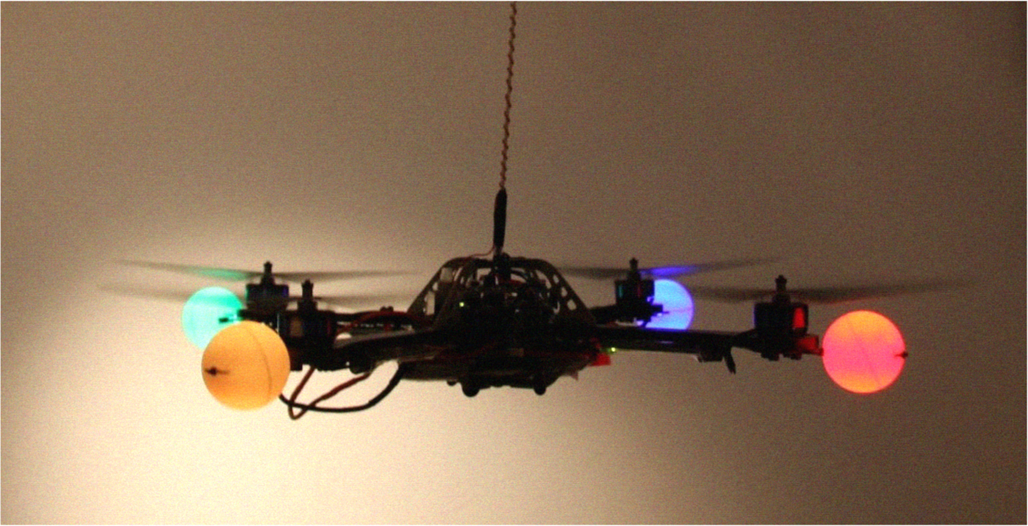
//> input picture computervision/leddetection/quadLed.png, 1028 x 526 px
$ ./leddetection   (built with g++ and OpenCV 4)
//> lines starting //> are read from the running program, lines starting //| are printed output that depends on the picture; after the words box and inside, x2 and y2 are one past the last pixel; in counts of white or black regions, pixels touching at a corner belong together
#include "opencv2/core/core.hpp"
#include "opencv2/highgui/highgui.hpp"
#include "opencv2/imgproc/imgproc.hpp"
#include "iostream"
#include <stdio.h>
#include <unistd.h>     // UNIX standard function definitions
#include <fcntl.h>      // File control definitions
#include <errno.h>      // Error number definitions
#include <termios.h>    // POSIX terminal control definitions

#define DEBUG 1

//Cropped area size.
#define SQUARE_SIZE 200
#define CROPMIDPOINT 100

#define OPEN_CLOSE 1 //1 uses and opening procedure, 0 uses a closing procedure.
#define YUV_RGB 0 //1 = YUV, 0 = RGB.

//Canny edge detection threshold, it is quite low due to the low
//brightness of the images.
#define THRESH 60
#define AREA_THRESH 100

#define ELEMENT_TYPE 2
#define ELEMENT_SIZE 4

//Used to access all of the images.
#define ONESCOLUMN 6
#define TENSCOLUMN 5
#define NUMIMAGES 16

//Middle point of images.
#define MIDDLEX 292
#define MIDDLEY 360

//Colours used in image analysis.
#define WHITE 255
#define MANICOLOUR 127

//Size of the images when displayed.
#define WINDOWX 325
#define WINDOWY 400
//First of four image positions.
#define FIRSTPOSX 0
#define FIRSTPOSY 0
//Second of four image positions.
#define SECONDPOSX WINDOWX+5
#define SECONDPOSY 0
//Third of four image positions.
#define THIRDPOSX 0
#define THIRDPOSY WINDOWY+25
//Fourth of four image positions.
#define FOURTHPOSX WINDOWX+5
#define FOURTHPOSY WINDOWY+25


using namespace cv;
using namespace std;

Point brightLoc, mousePos;

char input;
int cnt = 0, i, brightness = 0, contourIndex = 0, intense;

double largestArea, area;

Mat element;
Rect bRect;
Scalar intenseAvg, color[3];

vector<vector<Point> > contours;
vector<Vec4i> hierarchy;
vector<Vec3f> circles;

int USB = open( "/dev/rfcomm0", O_RDWR| O_NOCTTY );

//Function Prototypes

void onMouse(int event, int x, int y, int flags, void* userdata);
void disImage(char* winName, Mat Image, int Position);
int write(char message[10]);

int main(int argc, char** argv) {


	string filename = "quadLed.png";

	//If no argument is given to "./Contours" then MRI1_01.png is used.

	Mat originalImage = imread(filename);
//> originalImage is the input picture: 526 rows x 1028 cols, CV_8UC3; mean B, G, R 89.5, 112, 136.4

	if(YUV_RGB) {
		color[0] = Scalar(255, 255, 255);
		color[1] = Scalar(0, 0, 255);
		color[2] = Scalar(255, 0, 0);
	}
	else {
		color[0] = Scalar(255, 0, 0);
		color[1] = Scalar(0, 255, 0);
		color[2] = Scalar(0, 0, 255);
	}

	if(originalImage.empty()) {
		//Checks that the file can be opened, if it can't, prints "can not open"
		//and end the program
		cout << "can not open " << filename << endl;
		return -1;
	}
	if (DEBUG) {cout << "File Loaded\n\r";}

	element = getStructuringElement(MORPH_ELLIPSE , Size( 2*ELEMENT_SIZE + 1, 2*ELEMENT_SIZE+1 ), Point(ELEMENT_SIZE, ELEMENT_SIZE));

	//Creates the image variables used for this project, one is used for each step
	//to facilitate debugging and understanding the code.
	Mat image = originalImage.clone(), threshImage, reducedImage, grayImage, erodedImage, colourImages[3], yuvImage, edgeImage, contoursImage, blueImage, greenImage, redImage;

	if(YUV_RGB) {
		cvtColor(image, yuvImage, CV_BGR2YCrCb);
		split(yuvImage, colourImages);
		intenseAvg = mean(yuvImage);
	}
	else{
		split(image, colourImages);
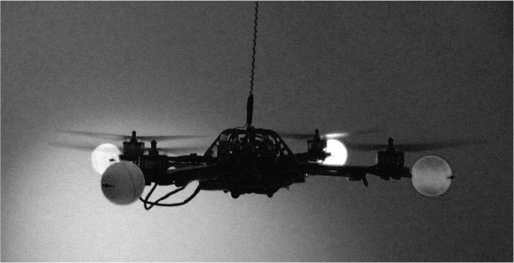
//> colourImages[0]: 526 rows x 1028 cols, CV_8UC1 (shown at 1/2 size); min 0, max 255, mean 89.5
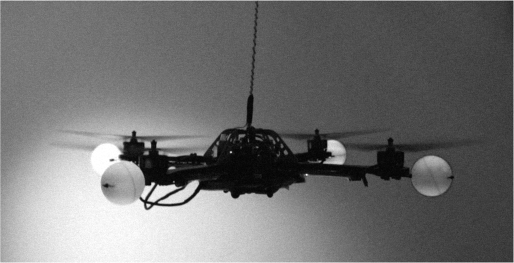
//> colourImages[1]: 526 rows x 1028 cols, CV_8UC1 (shown at 1/2 size); min 0, max 255, mean 112
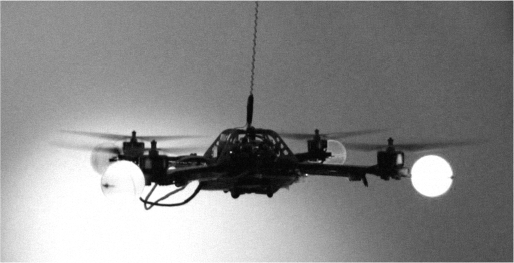
//> colourImages[2]: 526 rows x 1028 cols, CV_8UC1 (shown at 1/2 size); min 0, max 255, mean 136.4
		intenseAvg = mean(image);
//> intenseAvg = Scalar(89.46, 112, 136.4)
		threshold(colourImages[0], blueImage, intenseAvg[0]*1.2, 255, THRESH_TOZERO);
		threshold(colourImages[1], greenImage, intenseAvg[1]*1.2, 255, THRESH_TOZERO);
		threshold(colourImages[2], redImage, intenseAvg[2]*1.2, 255, THRESH_TOZERO);

		//White lights should be reduced, as the markers are distinct colours.
		colourImages[0] = blueImage - greenImage*0.5 - redImage*0.5;
		colourImages[1] = greenImage - blueImage*0.5 - redImage*0.5;
		colourImages[2] = redImage - greenImage*0.5 - blueImage*0.5;
	}

	if (DEBUG) {cout << "Colours Managed" << endl;}

	// grayImage = imread(filename, 0);
	for(int k = YUV_RGB; k <= 2; k++) {
		if (DEBUG) {cout << "Loop: " << k << endl;}
		threshold(colourImages[k], threshImage, intenseAvg[k]*1.2, 255, THRESH_TOZERO);

		if (OPEN_CLOSE) {
			erode(threshImage, erodedImage, element);
			dilate(erodedImage, threshImage, element);
		}
		else {
			dilate(threshImage, erodedImage, element);
			erode(erodedImage, threshImage, element);
		}

		Canny(threshImage, edgeImage, THRESH, 2*THRESH, 3);

		contoursImage = threshImage.clone();
		// contoursImage = edgeImage.clone();

		blur(contoursImage, contoursImage, Size(4,4));

// [11 lines of commented-out code are left out]

		findContours(contoursImage, contours, hierarchy, CV_RETR_EXTERNAL, CV_CHAIN_APPROX_SIMPLE, Point(0,0));

		largestArea = 0;
		area = 0;
		for(int i = 0; i<contours.size(); i++) {
			area = contourArea(contours[i], false);
			if(area > AREA_THRESH) {
				// largestArea = area;
				// contourIndex = i;
				bRect = boundingRect(contours[i]);
				rectangle(originalImage, bRect, color[k]);
			}
		}

		switch(k) {
			case 0:
				disImage((char *)"0 Image", edgeImage, 1);
				break;
			case 1:
				disImage((char *)"1 Image", edgeImage, 2);
				break;
			case 2:
				disImage((char *)"2 Image", edgeImage, 3);
				break;
		}
	}
//> this loop made 3 passes
//> (area, bRect) on passes 1 to 3: (2566.5, Rect(648, 264, 47, 70)), (538, Rect(204, 293, 38, 20)), (5740, Rect(821, 310, 87, 87))
//> pass 1, `Canny(threshImage, edgeImage, THRESH, 2*THRESH, 3);`:
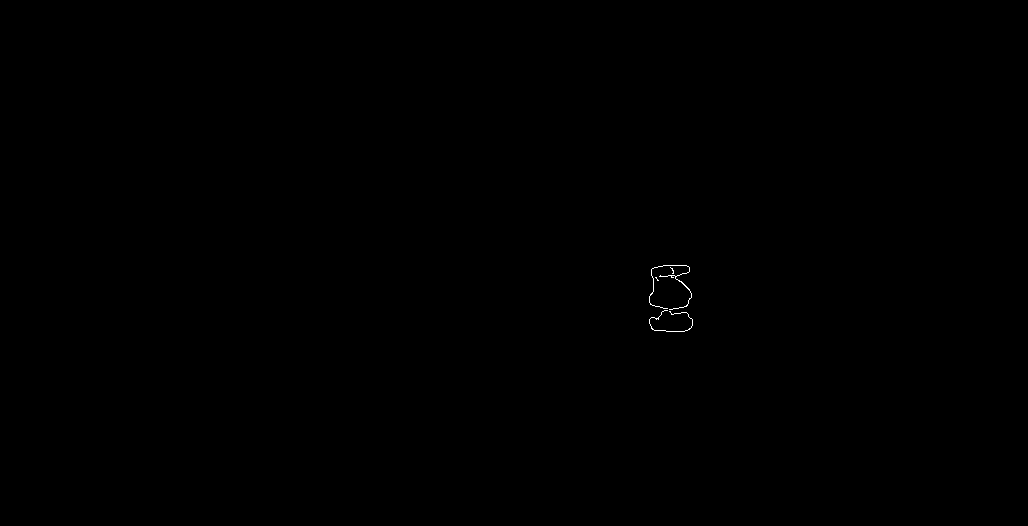
//> edgeImage: 526 rows x 1028 cols, CV_8UC1; 0.06% white in thin lines or dots, all inside (x1, y1, x2, y2) = (649, 265, 693, 332)
//> after the loop:
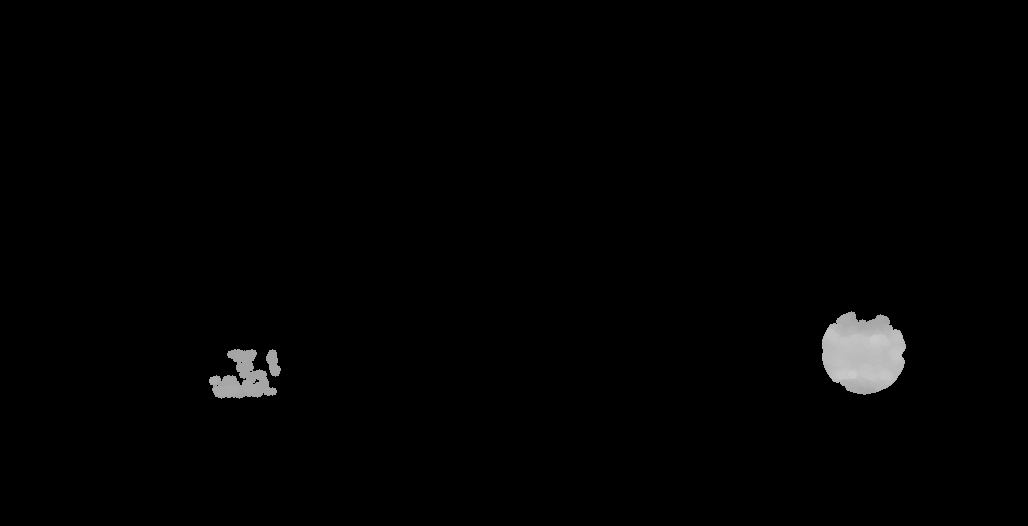
//> threshImage: 526 rows x 1028 cols, CV_8UC1; min 0, max 201, mean 2.5
//> after the loop:
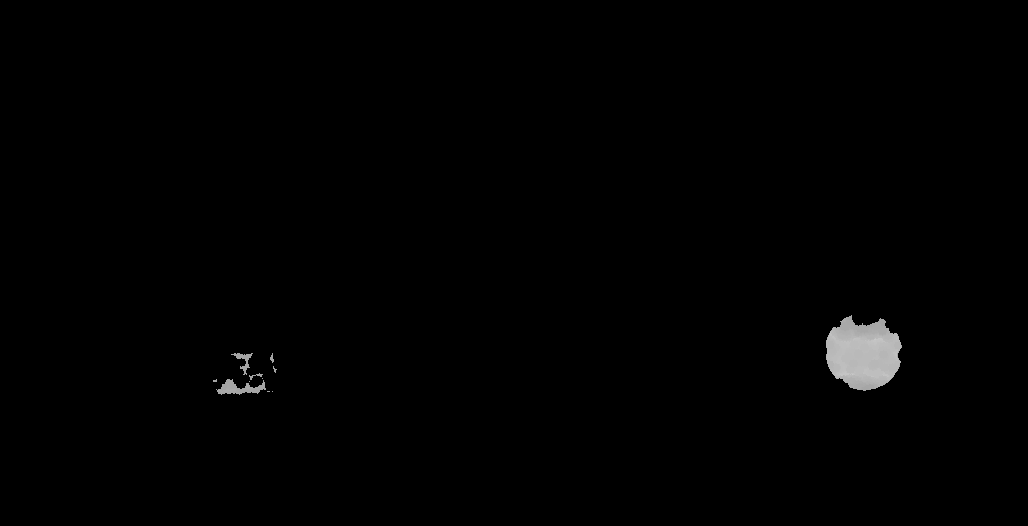
//> erodedImage: 526 rows x 1028 cols, CV_8UC1; min 0, max 201, mean 1.6
//> after the loop:
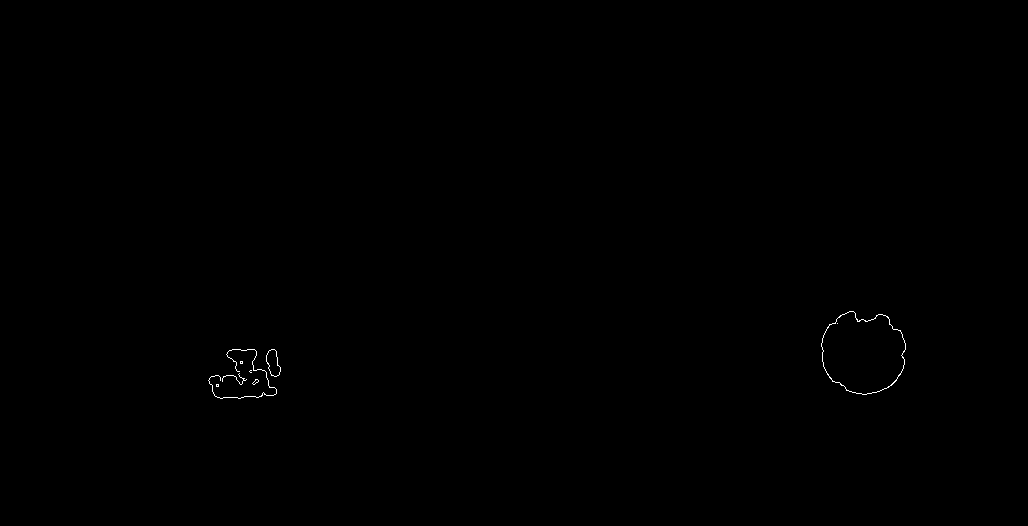
//> edgeImage: 526 rows x 1028 cols, CV_8UC1; 0.12% white in thin lines or dots, all inside (x1, y1, x2, y2) = (208, 311, 906, 399)
//> after the loop, area = 5740

	if (DEBUG) {cout << "Analysis Complete" << endl;}

	disImage((char *)"Threshold Image", originalImage, 4);

	// [25 lines of commented-out code are left out]

	waitKey(0);
}

void disImage(char* winName, Mat Image, int Position) {
	namedWindow(winName, WINDOW_NORMAL);
	imshow(winName, Image);
	resizeWindow(winName, WINDOWX, WINDOWY);
	switch (Position) {
		case 1:
			moveWindow(winName, FIRSTPOSX, FIRSTPOSY);
			break;
		case 2:
			moveWindow(winName, SECONDPOSX, SECONDPOSY);
			break;
		case 3:
			moveWindow(winName, THIRDPOSX, THIRDPOSY);
			break;
		case 4:
			moveWindow(winName, FOURTHPOSX, FOURTHPOSY);
			break;
	}

}

// [16 lines left out: functions onMouse, write, not called in this run]

$ run again, with computervision/leddetection/ledexample.png copied over computervision/leddetection/quadLed.png
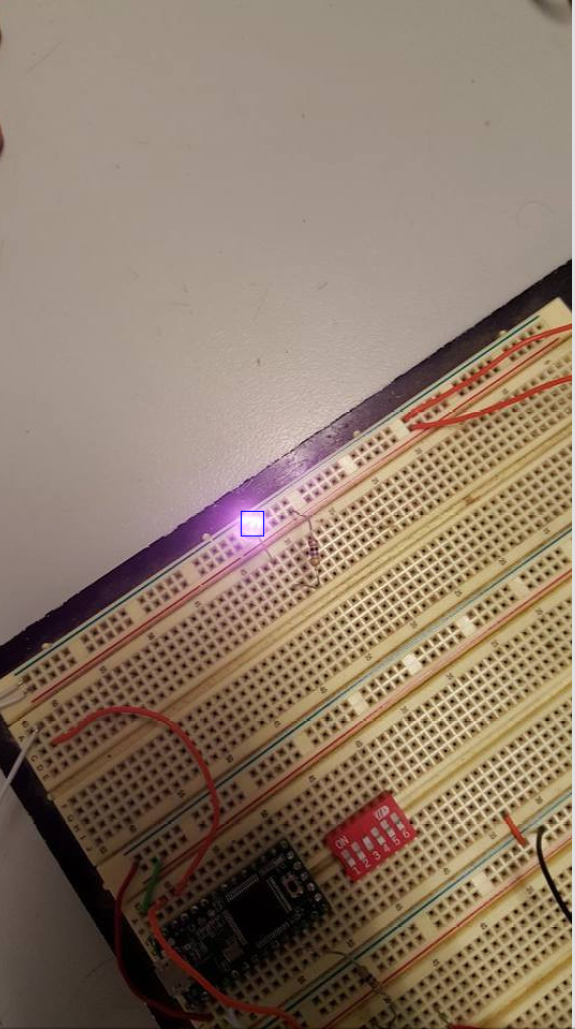
//> input picture computervision/leddetection/ledexample.png, 575 x 1029 px
//> originalImage is the input picture: 1029 rows x 575 cols, CV_8UC3; mean B, G, R 104.8, 121.7, 141
//> `split(image, colourImages);`:
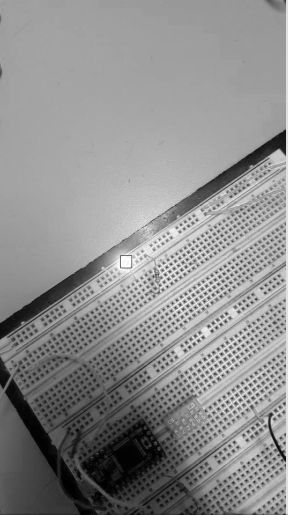
//> colourImages[2]: 1029 rows x 575 cols, CV_8UC1 (shown at 1/2 size); min 0, max 255, mean 141
//> intenseAvg = Scalar(104.8, 121.7, 141)
//> the loop `for(int k = YUV_RGB; k <= 2; k++)` made 3 passes
//> area on pass 1: 68
//> pass 1, `Canny(threshImage, edgeImage, THRESH, 2*THRESH, 3);`:
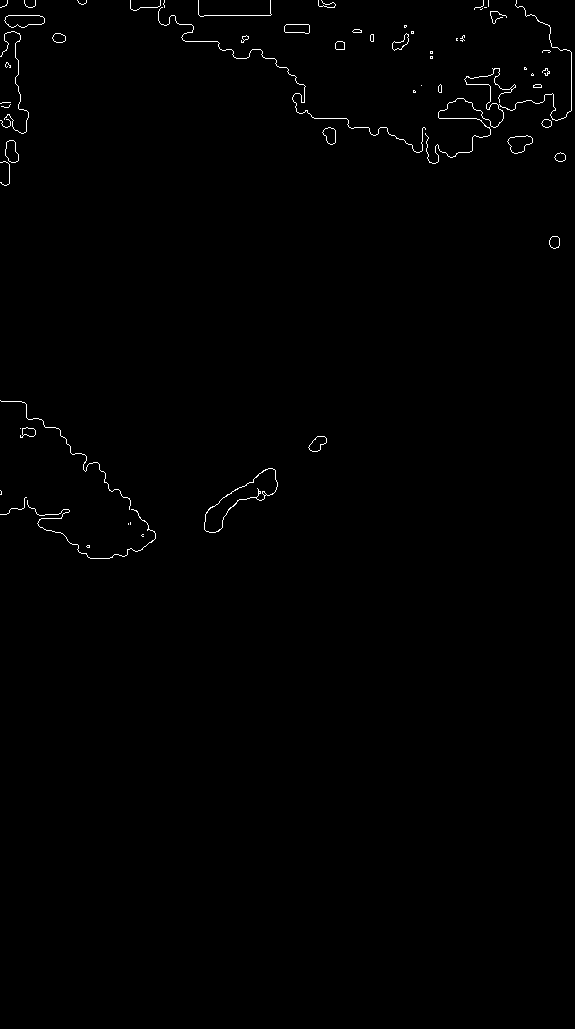
//> edgeImage: 1029 rows x 575 cols, CV_8UC1; 0.58% white in thin lines or dots, all inside (x1, y1, x2, y2) = (0, 0, 572, 559)
//> after the loop `for(int k = YUV_RGB; k <= 2; k++)`: area = 0

$ run again, with computervision/leddetection/2015-05-04-163354.jpg saved as computervision/leddetection/quadLed.png
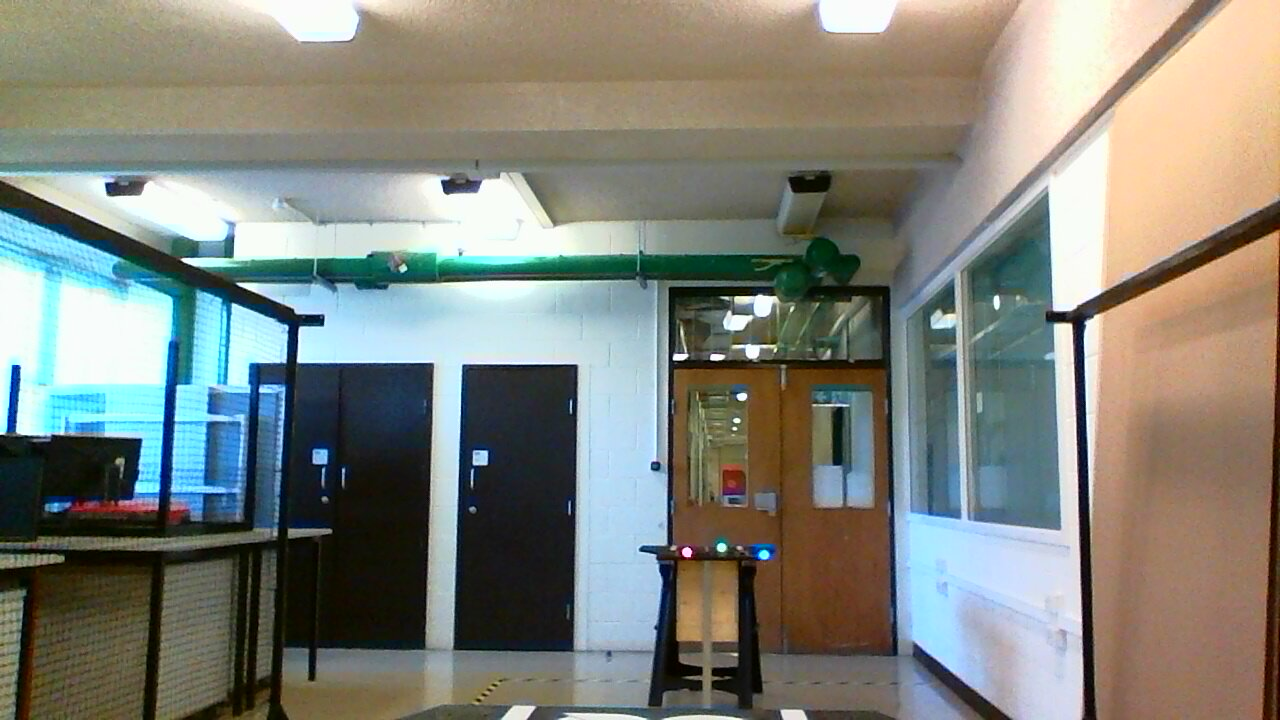
//> input picture computervision/leddetection/2015-05-04-163354.jpg, 1280 x 720 px
//> originalImage is the input picture: 720 rows x 1280 cols, CV_8UC3; mean B, G, R 123.3, 131.6, 129.6
//> intenseAvg = Scalar(123.3, 131.6, 129.6)
//> the loop `for(int k = YUV_RGB; k <= 2; k++)` made 3 passes
//> (area, bRect) on passes 1, 3: (284.5, Rect(198, 245, 28, 13)), (3516.5, Rect(439, 0, 170, 41))
//> pass 1, `Canny(threshImage, edgeImage, THRESH, 2*THRESH, 3);`:
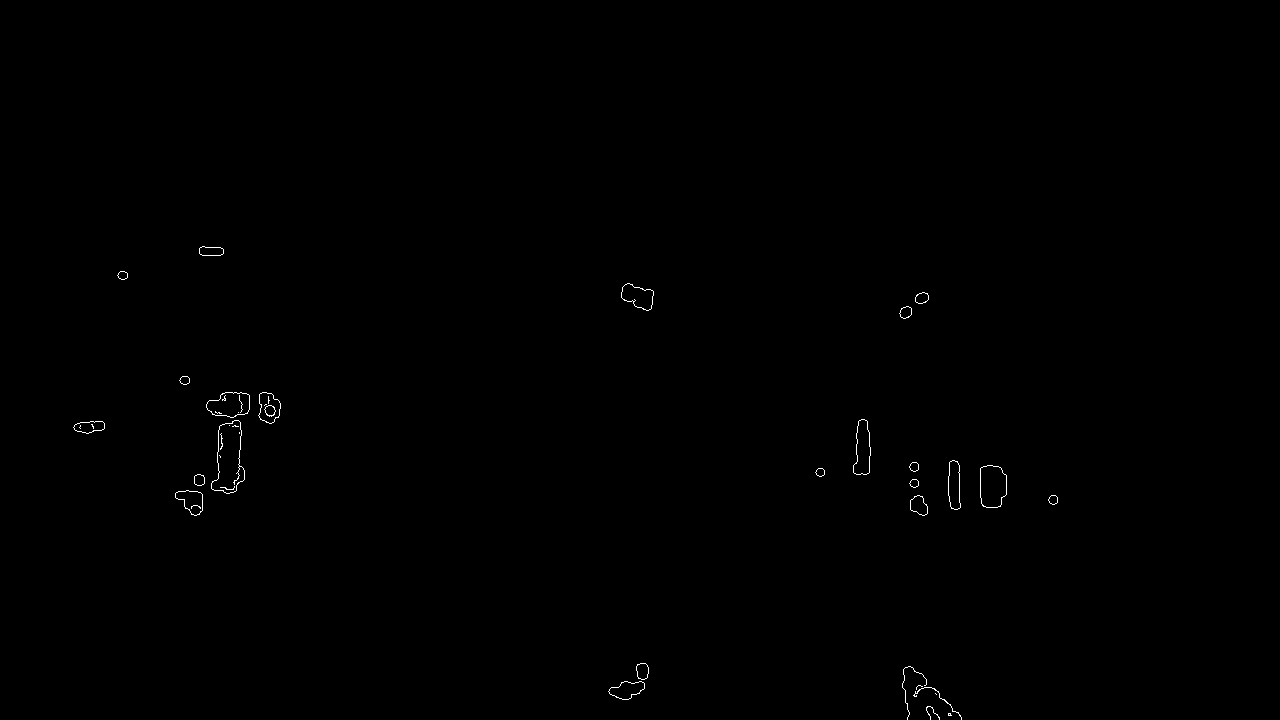
//> edgeImage: 720 rows x 1280 cols, CV_8UC1; 0.21% white in thin lines or dots, all inside (x1, y1, x2, y2) = (73, 246, 1058, 720)
//> after the loop `for(int k = YUV_RGB; k <= 2; k++)`:
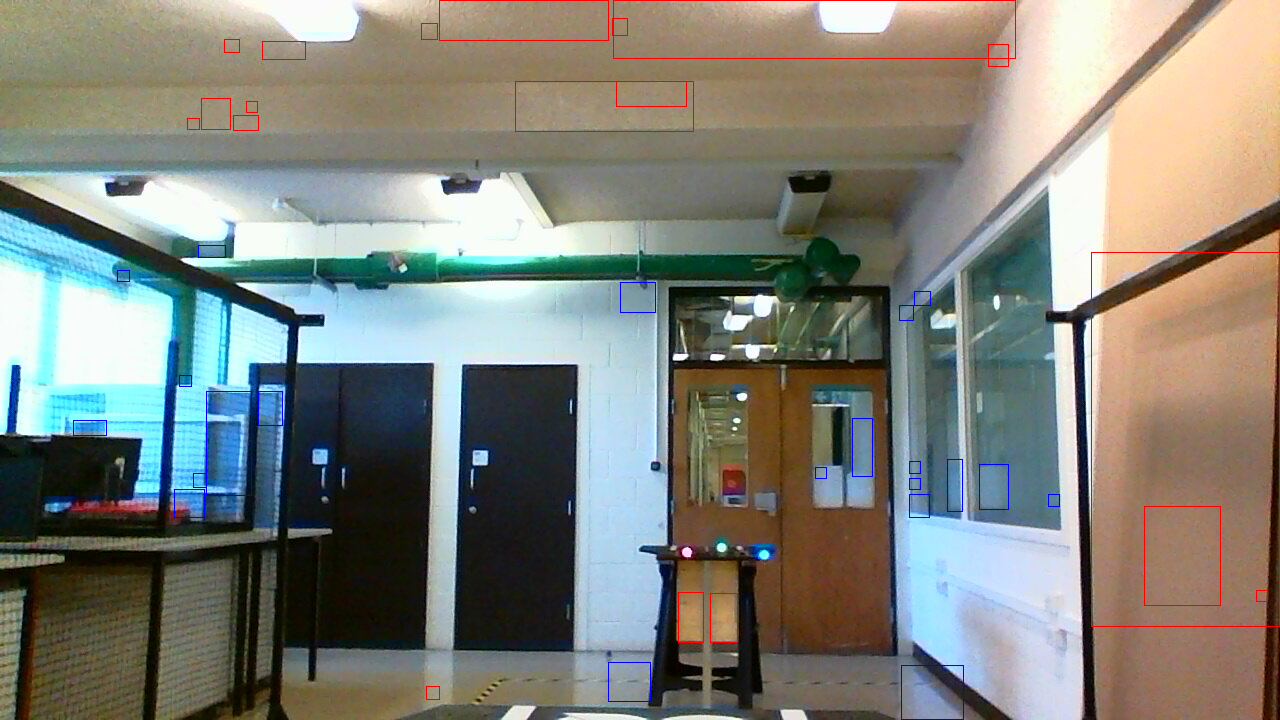
//> originalImage: 720 rows x 1280 cols, CV_8UC3; mean B, G, R 123, 130.7, 129.9
//> after the loop `for(int k = YUV_RGB; k <= 2; k++)`: area = 3516.5
